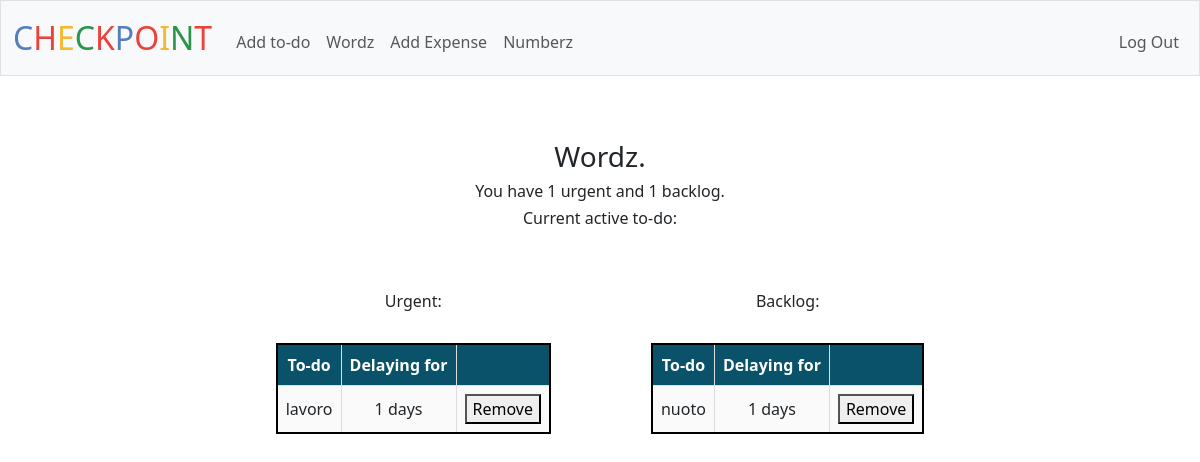
The app's page /wordz (signed in) with its own data.
### tables this page shows
CREATE TABLE "todos" (
id INTEGER PRIMARY KEY AUTOINCREMENT NOT NULL,
username TEXT,
category TEXT,
item TEXT,
status TEXT,
timedate DATETIME DEFAULT CURRENT_TIMESTAMP,
FOREIGN KEY (username) REFERENCES users(username)
);

### app.py (the view)
@app.route("/wordz", methods=["GET", "POST"])
@login_required
def wordz():
    if request.method == "POST":
        item_remove = request.form.get("remove")
        if item_remove:
            db.execute("DELETE FROM todos WHERE item = ?", item_remove)
            return redirect(url_for("wordz"))
    else:
        user_todo_urgent = db.execute("SELECT item, timedate FROM todos WHERE username = ? AND category = ? AND status = ?", session["username"], "urgent", "open")
        for row in user_todo_urgent:
            row['timedate'] = datetime.strptime(row['timedate'], '%Y-%m-%d %H:%M:%S')  # Adjust format as needed
            row['delay'] = (datetime.now() - row['timedate']).days
        user_todo_backlog = db.execute("SELECT item, timedate FROM todos WHERE username = ? AND category = ? AND status = ?", session["username"], "backlog", "open")
        for row in user_todo_backlog:
            row['timedate'] = datetime.strptime(row['timedate'], '%Y-%m-%d %H:%M:%S')  # Adjust format as needed
            row['delay'] = (datetime.now() - row['timedate']).days
        return render_template("wordz.html", user_todo_urgent=user_todo_urgent, user_todo_backlog=user_todo_backlog)

### app.py (called while the page is built)
@app.after_request
def after_request(response):
    response.headers["Cache-Control"] = "no-cache, no-store, must-revalidate"
    response.headers["Expires"] = 0
    response.headers["Pragma"] = "no-cache"
    return response

### helpers.py (called while the page is built)
def login_required(f):
    @wraps(f)
    def decorated_function(*args, **kwargs):
        if session.get("user_id") is None:
            return redirect("/login")
        return f(*args, **kwargs)
    return decorated_function

### templates/wordz.html (shortened to what this page needs)
{% extends "layout.html" %}
{% block main %}
    <p>
        <h3>Wordz.</h3>
        <h6>You have {{ user_todo_urgent | length }} urgent and {{ user_todo_backlog | length }} backlog.</h6>
        <h6>Current active to-do:</h6><br>
    </p>
    <div class="table-container2">
        <div>
            <p><h6>Urgent:</h6></p>
            <table>
                <tr>
                    <th>To-do</th>
                    <th>Delaying for</th>
                    <th></th>
                </tr>
                {% for row in user_todo_urgent %}
                <tr>
                    <td>{{ row.item }}</td>
                    <td>{{ row.delay }} days</td>
                    <td>
                        <form method="post">
                            <button type="submit" name="remove" value="{{ row.item }}">Remove</button>
                        </form>
                    </td>
                </tr>
                {% endfor %}
            </table>
        </div>
        <div>
            <p><h6>Backlog:</h6></p>
            <table>
                <tr>
                    <th>To-do</th>
                    <th>Delaying for</th>
                    <th></th>
                </tr>
                {% for row in user_todo_backlog %}
                <tr>
                    <td>{{ row.item }}</td>
                    <td>{{ row.delay }} days</td>
                    <td>
                        <form method="post">
                            <button type="submit" name="remove" value="{{ row.item }}">Remove</button>
                        </form>
                    </td>
                </tr>
                {% endfor %}
            </table>
        </div>
    </div>
{% endblock %}

### static/styles.css (style rules this page uses)
table { margin-top: 2rem; margin-bottom: 3rem; margin-left: auto; margin-right: auto; border: 2px solid black; border-collapse: collapse; background-color: #FAFAFA; }
td, th { border: 1px solid black; padding: 8px; text-align: center; }
th { background-color: #0A5269; color: white; }
.table-container2 { display: flex; flex-wrap: wrap; gap: 100px; justify-content: center; }
table { width: 100%; border-collapse: collapse; }
table th, table td { border: 1px solid #ddd; padding: 8px; }

### records on screen
todos: item "lavoro", delay "1"
todos: item "nuoto", delay "1"

### other values on screen
{{ user_todo_urgent | length }} "1"
{{ user_todo_backlog | length }} "1"
